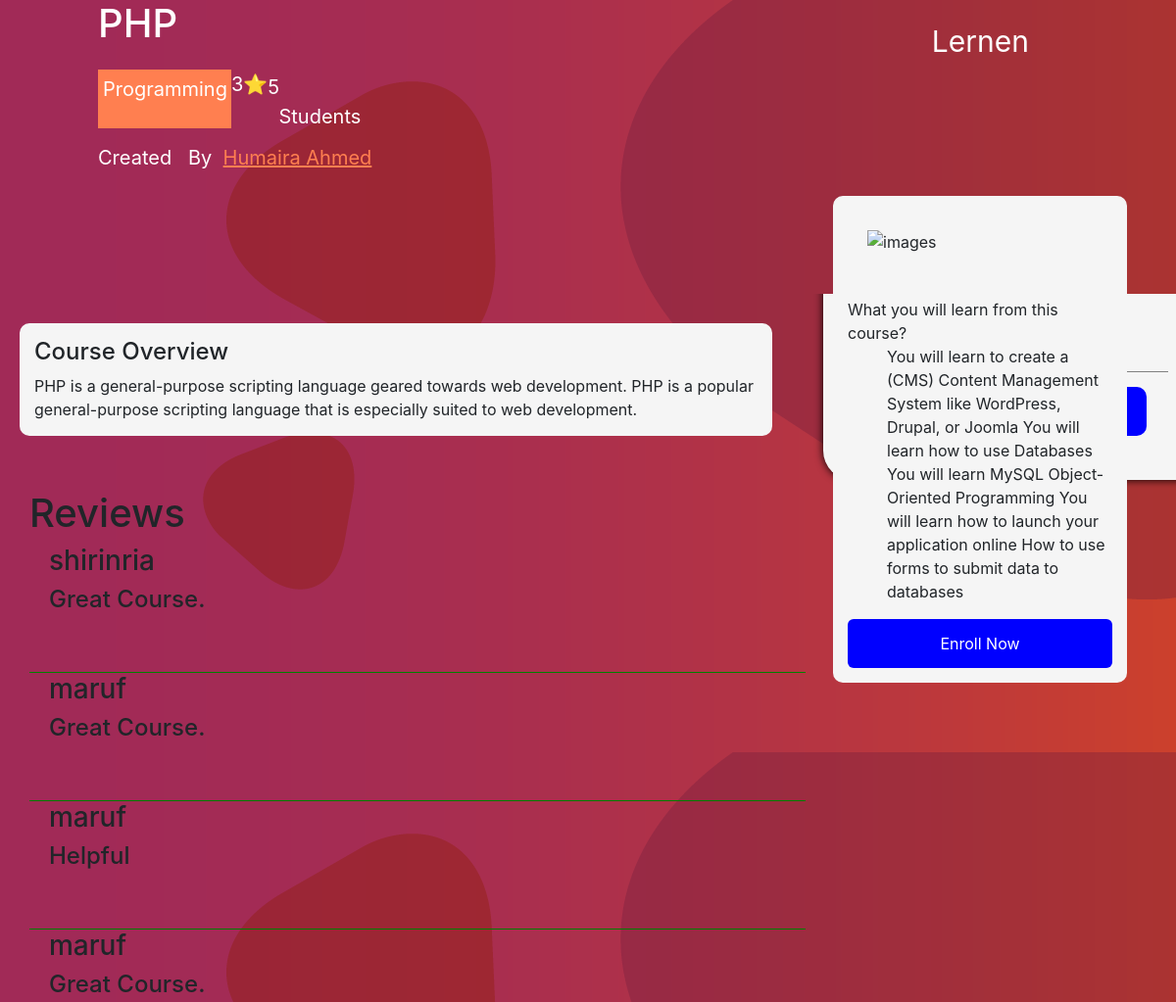
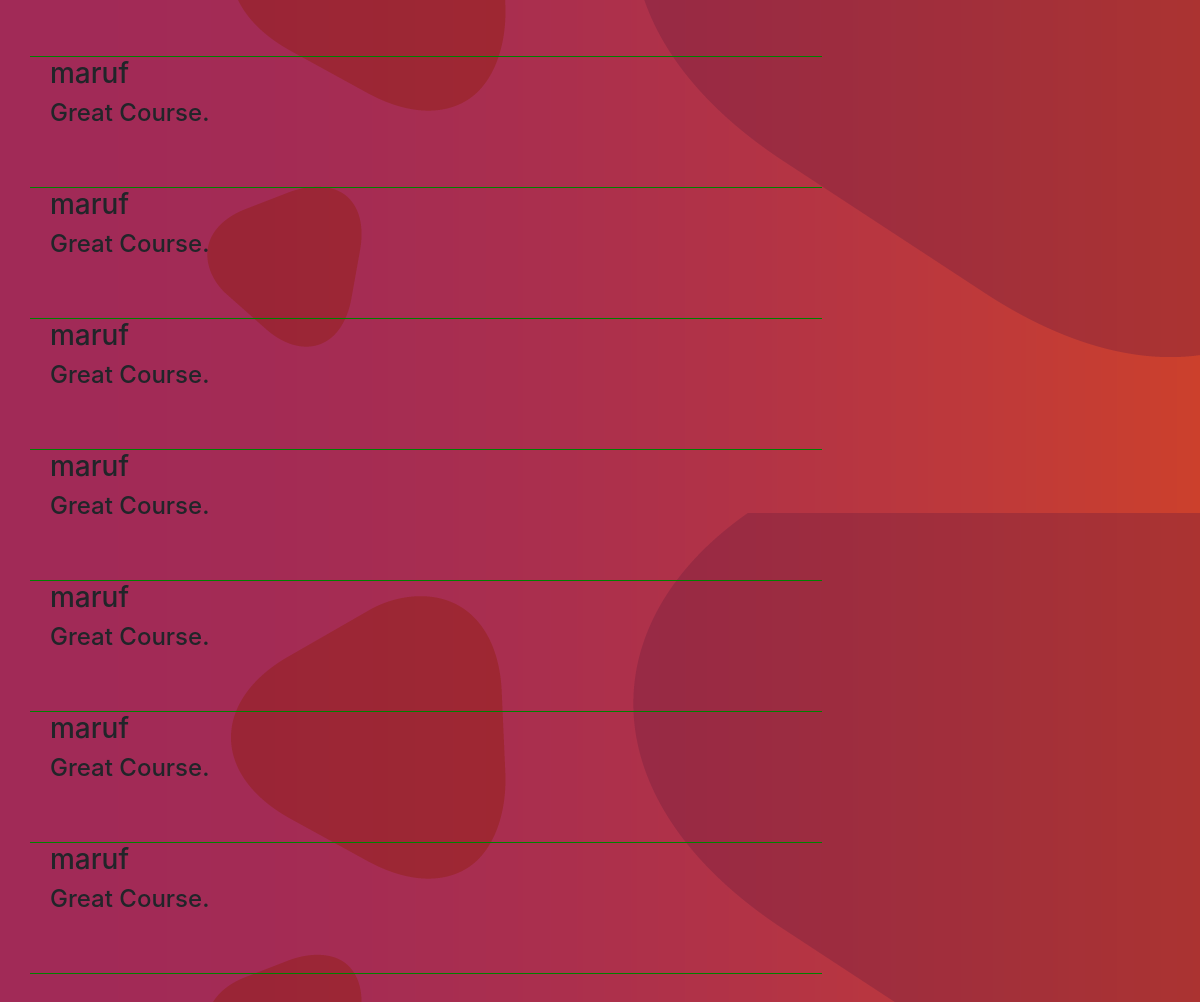
/enroll.php?cat=1, run on the app's committed database (2 pictures, top to bottom).
### tables this page shows
CREATE TABLE `review` (
  `cid` int(200) NOT NULL,
  `review` varchar(10000) NOT NULL,
  `user` varchar(200) NOT NULL
);

### db/conn.php (called while the page is built, shortened)
<?php
    require_once 'login.php';
    require_once 'crud.php';
    $crud = new crud($pdo);
?>

### enroll.php (the view, shortened to what this page needs)
<?php
require_once 'db/conn.php';
if(!isset($_GET['cat'])){
    echo 'not found';
 }
 else{
     $id = $_GET['cat'];
     $rvw = $crud-> revew($id);
 }
?>
<!DOCTYPE html>
<html lang="en">
<head>
    <link rel="stylesheet" href="sec.css">
    <link rel="stylesheet" href="enroll.css">
</head>
<body>
    <div class="bnr">
        <h2><?php echo $_SESSION['crsname']  ?></h2>
        <div class="scnd">
        <span class="catgry"><?php echo $_SESSION['catname']?></span>
     <span><?php echo round($_SESSION['rtng'],2)?>&#11088;</span>
        <span style="position: relative; top: 3px;"><?php $crud->snum($_SESSION['sec']);?> &nbsp;&nbsp;Students</span>
    </div>
        <p class="thrd">Created &nbsp; By&nbsp;  <span class="authr"><u><?php echo $_SESSION['tcrname']?></u></span></p>
        <div class="logo">
                        <a href="home.php" class=anchor >Lernen</a>
                    </div>
    </div>
    <div class="enrol">
        <div class="img">
            <img src="<?php echo $_SESSION['img']  ?>" alt="images" class="imgs" style="width: 100%; height: 10%">
        </div>
        <div class="incld">
            <span>What you will learn from this course?</span>
            <ul>
                <li><?php echo $_SESSION['learn']?></li>
            </ul>
            <form action="vdo.php?sec=<?php echo $_SESSION['sec'];?>&tcr=<?php echo $_SESSION['tcrname'];?>" method="post">
                <button type="submit" name="reg" class="strt">
                     Enroll Now
                </button>
            </form>
        </div>
    </div>
    <div class="ovrvw">
        <h4>Course Overview</h4>
        <?php echo $_SESSION['crsdes']  ?>
    </div>
    <div class="rvw">
       <h2> <span>Reviews</span></h2>
       <?php while($r = $rvw->fetch(PDO::FETCH_ASSOC)) { ?>
        <div class="bx">
        <div  class="vdbx">
           <h3><?php echo ($r['user']) ?></h3>
          <h4><?php echo ($r['review']) ?></h4>
        </div>
    </div>
    <?php }?>
    <br><br><br><br>
    </div>
    <br><br><br><br>
</body>
</html>

### css/signin.css (style rules this page uses)
body { background-image: url(../images/login-back.png); }

### sec.css (style rules this page uses)
.vdbx { height:200px; border-radius: 10px; }
.vdbx { width:250px; }
.bx { border-bottom: 1px solid green; }
.img { padding: 20px; }

### enroll.css (style rules this page uses)
* { overflow-x: hidden; }
.bnr { background-image: url(login-back.png); color:white; width:100%; position:absolute; left: 0; top:0px; padding-left: 100px; height:300px; }
.scnd { width: 300px; display: flex; justify-content: space-between; font-size: 20px; padding: 15px 15px 15px 0px; }
h2 { font-size: 40px; }
.thrd { font-size: 20px; }
.catgry { background-color: coral; padding: 5px; }
.authr { color: coral; }
.enrol { position: absolute; padding: 15px; width:25%; right: 50px; top: 200px; background-color:whitesmoke; border-radius: 10px; }
.imgs { width:100%; padding-bottom: 25px; }
.strt { text-decoration: none; background-color:blue; color: white; border-radius:6px; width: 100%; height: 50px; display: flex; align-items: center; justify-content:center; border:none; }
.ovrvw { position: absolute; padding: 15px; width:64%; left: 20px; top: 330px; background-color:whitesmoke; border-radius: 10px; }
.logo { font-size: 30px; position: absolute; right:150px; top: 20px; }
.anchor { color:white; text-decoration: none; }
.rvw { position:absolute; top: 500px; left: 30px; width:66%; }
.vdbx { position: relative; width:95%; left: 20px; border: none; height:130px; overflow:hidden; }

### data on the page
review: user "shirinria", review "Great Course."
review: user "maruf", review "Great Course."
review: user "maruf", review "Helpful"
review: user "maruf", review "Great Course."
review: user "maruf", review "Great Course."
review: user "maruf", review "Great Course."
review: user "maruf", review "Great Course."
review: user "maruf", review "Great Course."
review: user "maruf", review "Great Course."
review: user "maruf", review "Great Course."
review: user "maruf", review "Great Course."

### other printed values
$_SESSION['crsname'] "PHP"
$_SESSION['catname'] "Programming"
$_SESSION['rtng'] "3"
$reslt "5"
$_SESSION['tcrname'] "Humaira Ahmed"
$_SESSION['crsdes'] "PHP is a general-purpose scripting language geared towards web development. PHP is a popular general-purpose scripting language that is especially suited to web development."
